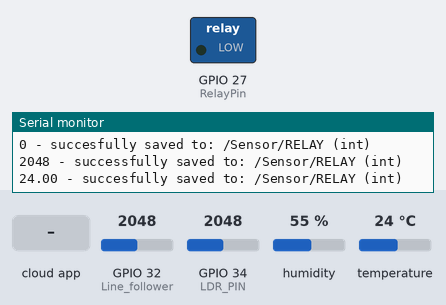
The sketch below on a simulated ESP32. Parts: switched loads named in the sketch (green lamp = pin HIGH), the last lines printed to the serial monitor. The test bench sets the inputs (shaded band); at power-on: GPIO 32 (Line_follower) = 2048, GPIO 34 (LDR_PIN) = 2048, humidity 55 %, temperature 24 °C. WiFi joins after 1.5 s; servers stay silent unless stated; the Firebase database answers and starts empty.

Above: at 2.7 s.
2.8 s: the phone or cloud app sets RELAY to 1
At 3.3 s:
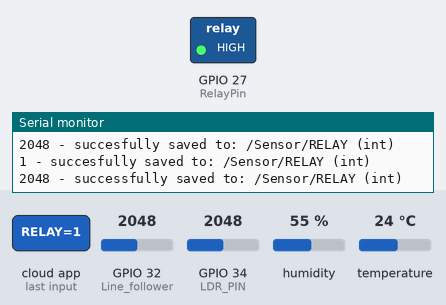
4.5 s: the phone or cloud app sets RELAY to 0
At 5.5 s:
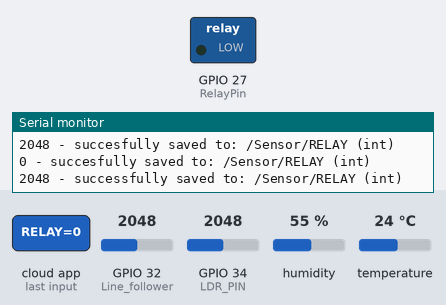
Timing chart, 0 to 7.5 s (numbered marks = the images above; inputs shaded):
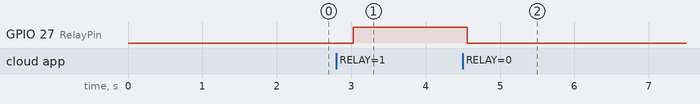

Measured:
- after the input at 2.8 s, GPIO 27 (RelayPin): LOW → HIGH after 0.23 s
- after the input at 4.5 s, GPIO 27 (RelayPin): HIGH → LOW after 0.06 s

The sketch:

mechsystems_esp32.ino
```cpp
#include <WiFi.h>
#include <Firebase_ESP_Client.h>
#include "addons/TokenHelper.h"
#include "addons/RTDBHelper.h"
#include <DHT.h>
#include <arduino.h>

#define WIFI_SSID "Esp32test"
#define WIFI_PASSWORD "yess1234"
#define API_KEY "AIzaSyAi7m5RWfiDAvIHr3786ryhX-UHvTIXEPY"
#define DATABASE_URL "https://mechasystem-7394a-default-rtdb.europe-west1.firebasedatabase.app/"

int LDR_PIN=34;
int DHTpin=33;
int Line_follower=32;
int RelayPin=27;

FirebaseData fbdo;
FirebaseAuth auth;
FirebaseConfig config;

unsigned long sendDataPrevMillis = 0;
bool signupOK = false;
int ldrData =0;
int line =0;

float temp=0;
float humid=0;

DHT dht(DHTpin, DHT11);

void setup() {
pinMode(RelayPin, OUTPUT);
digitalWrite(RelayPin, LOW);

Serial.begin(115200);

dht.begin();

WiFi.begin(WIFI_SSID, WIFI_PASSWORD);
Serial.print ("CONNECTING  TO WI-FI");
while(WiFi.status() != WL_CONNECTED){
  Serial.print("..."); delay(300);
}
Serial.println();
Serial.print("Connected with IP: ");
Serial.println(WiFi.localIP());
Serial.println();

config.api_key=API_KEY;
config.database_url=DATABASE_URL;
if(Firebase.signUp(&config, &auth, "", "")){
  Serial.println("SignUP OK");
signupOK = true;
}else{
  Serial.printf("%s\n", config.signer.signupError.message.c_str());
}
config.token_status_callback = tokenStatusCallback;
Firebase.begin(&config, &auth);
Firebase.reconnectWiFi(true);
}
void loop() {

  if(Firebase.ready() && signupOK && (millis() - sendDataPrevMillis > 100 || sendDataPrevMillis ==0)){
    sendDataPrevMillis= millis();
    //LDR
    ldrData = analogRead(LDR_PIN);
    //DHT11
    temp = dht.readTemperature();
    humid = dht.readHumidity();
    //Line Follower Analog input
    line = analogRead(Line_follower);


    //LDR
    if(Firebase.RTDB.setInt(&fbdo, "/Sensor/LDR", ldrData)){
      Serial.println();
      //ldrData = random(200);
      Serial.print(ldrData);
      Serial.print(" - successfully saved to: " + fbdo.dataPath());
      Serial.println(" (" + fbdo.dataType() + ") ");
    }else{
      Serial.println("FAILED: " + fbdo.errorReason());
    }

    //DHT11 temperature
    if(Firebase.RTDB.setFloat(&fbdo, F("/Sensor/DHTTemperature"), temp)){
      Serial.println();
      //temp = random(200);
      Serial.print(temp);
      Serial.print(" - succesfully saved to: " + fbdo.dataPath());
      Serial.println(" (" + fbdo.dataType() + ") ");
    }else{
      Serial.println("FAILED: " + fbdo.errorReason());
    }

    //DHT11 humid
    if(Firebase.RTDB.setFloat(&fbdo, F("/Sensor/DHTHumidity"), humid)){
      Serial.println();
      //humid = random(200);
      Serial.print(humid);
      Serial.print(" - succesfully saved to: " + fbdo.dataPath());
      Serial.println(" (" + fbdo.dataType() + ")");
    }else{
      Serial.println("FAILED: " + fbdo.errorReason());
    }

    //Line follower
    if(Firebase.RTDB.setInt(&fbdo, "/Sensor/LineFollower", line)){
      Serial.println();
      //Line_follower = random(200);
      Serial.print(line);
      Serial.print(" - succesfully saved to: " + fbdo.dataPath());
      Serial.println(" (" + fbdo.dataType() + ")");
    }else{
      Serial.println("FAILED: " + fbdo.errorReason());
    }

    //relay
    int Relay;
    if(Firebase.RTDB.getInt(&fbdo, "/Sensor/RELAY", &Relay)){
      digitalWrite(RelayPin, Relay);

      Serial.println();
      Serial.print(Relay);
      Serial.print(" - succesfully saved to: " + fbdo.dataPath());
      Serial.println(" (" + fbdo.dataType() + ")");

    }else{
      Serial.println("FAILED: " + fbdo.errorReason());
    }

  }

}
```
